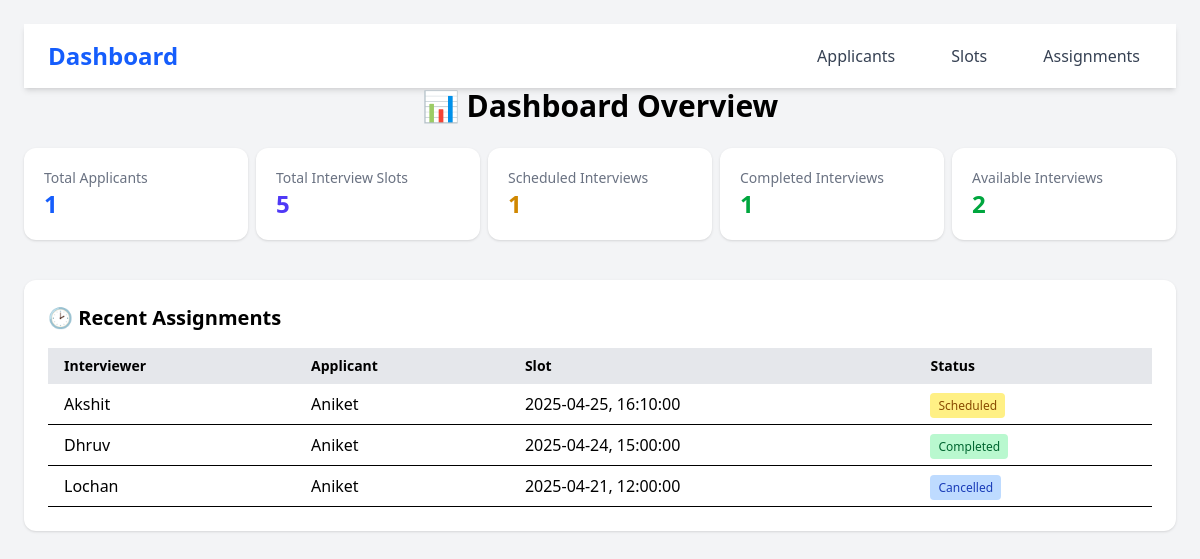
The page / on the database its author committed.
### Interview_Scheduler_app/models.py (models this page shows)
class InterviewSlot(models.Model):
    status_choices = [
        ("available","Available"),
        ("scheduled","Scheduled"),
        ("completed","Completed"),
        ("cancelled","Cancelled")
    ]
    date=models.DateField()
    time=models.TimeField()
    interviewer_name=models.CharField(max_length=100)
    job_role=models.CharField(max_length=100)
    status=models.CharField(max_length=20,choices=status_choices,default="available")

class Applicant(models.Model):
    name=models.CharField(max_length=100)
    email=models.EmailField()
    job_applied_for=models.CharField(max_length=100)

### Interview_Scheduler_app/views.py (the view)
# urls.py: path('',views.dashboard,name='dashboard'),
def dashboard(request):
    total_applicants = Applicant.objects.count()
    total_slots = InterviewSlot.objects.count()
    scheduled_interviews = InterviewSlot.objects.filter(status='scheduled').count()
    completed_interviews = InterviewSlot.objects.filter(status='completed').count()
    available_interviews = InterviewSlot.objects.filter(status='available').count()
    recent_assignments = Assignment.objects.select_related('applicant', 'interview_slot').order_by('-id')[:5]
    assignment_data = []
    for assignment in recent_assignments:
        slot = assignment.interview_slot
        if slot.status == 'completed':
            status_class = 'bg-green-200 text-green-800'
        elif slot.status == 'scheduled':
            status_class = 'bg-yellow-200 text-yellow-800'
        else:
            status_class = 'bg-blue-200 text-blue-800'
        assignment_data.append({
            'applicant_name': assignment.applicant.name,
            'interviewer_name': assignment.interview_slot.interviewer_name,
            'slot': f"{slot.date}, {slot.time}",
            'status': slot.status.capitalize(),
            'status_class': status_class,
        })
    context = {
        'total_applicants': total_applicants,
        'total_slots': total_slots,
        'scheduled_interviews': scheduled_interviews,
        'completed_interviews': completed_interviews,
        'recent_assignments': assignment_data,
        'available_interviews':available_interviews
    }
    print(context)
    return render(request, 'dashboard.html', context)

### templates/dashboard.html (shortened to what this page needs)
{% load static tailwind_tags %}
<!DOCTYPE html>
<html lang="en">
<head>
    {% tailwind_css %}
</head>
<body class="bg-gray-100 p-6 font-sans">
    {% include 'templates/navbar.html' %}
    <div class="max-w-7xl mx-auto">
        <h1 class="text-3xl font-bold mb-6 text-center">📊 Dashboard Overview</h1>
        <div class="grid grid-cols-1 md:grid-cols-1 lg:grid-cols-5 gap-2 mb-10">
            <div class="bg-white shadow rounded-xl p-5">
                <h2 class="text-sm text-gray-500">Total Applicants</h2>
                <p class="text-2xl font-semibold text-blue-600">{{ total_applicants }}</p>
            </div>
            <div class="bg-white shadow rounded-xl p-5">
                <h2 class="text-sm text-gray-500">Total Interview Slots</h2>
                <p class="text-2xl font-semibold text-indigo-600">{{ total_slots }}</p>
            </div>
            <div class="bg-white shadow rounded-xl p-5">
                <h2 class="text-sm text-gray-500">Scheduled Interviews</h2>
                <p class="text-2xl font-semibold text-yellow-600">{{ scheduled_interviews }}</p>
            </div>
            <div class="bg-white shadow rounded-xl p-5">
                <h2 class="text-sm text-gray-500">Completed Interviews</h2>
                <p class="text-2xl font-semibold text-green-600">{{ completed_interviews }}</p>
            </div>
            <div class="bg-white shadow rounded-xl p-5">
                <h2 class="text-sm text-gray-500">Available Interviews</h2>
                <p class="text-2xl font-semibold text-green-600">{{ available_interviews }}</p>
            </div>
        </div>
        <div class="bg-white shadow rounded-xl p-6">
            <h2 class="text-xl font-semibold mb-4">🕑 Recent Assignments</h2>
            {% if recent_assignments %}
                <div class="overflow-x-auto">
                    <table class="w-full table-auto">
                        <thead>
                            <tr class="bg-gray-200 text-left text-sm">
                                <th class="px-4 py-2">Interviewer</th>
                                <th class="px-4 py-2">Applicant</th>
                                <th class="px-4 py-2">Slot</th>
                                <th class="px-4 py-2">Status</th>
                            </tr>
                        </thead>
                        <tbody>
                            {% for item in recent_assignments %}
                            <tr class="border-b">
                                <td class="px-4 py-2">{{ item.interviewer_name }}</td>
                                <td class="px-4 py-2">{{ item.applicant_name }}</td>
                                <td class="px-4 py-2">{{ item.slot }}</td>
                                <td class="px-4 py-2">
                                    <span class="px-2 py-1 rounded text-xs font-medium {{ item.status_class }}">
                                        {{ item.status }}
                                    </span>
                                </td>
                            </tr>
                            {% endfor %}
                        </tbody>
                    </table>
                </div>
            {% else %}
                <p class="text-gray-500">No recent assignments available.</p>
            {% endif %}
        </div>
    </div>
</body>
</html>

### rows shown on the page
InterviewSlot: interviewer_name "Akshit", applicant_name "Aniket", slot "2025-04-25, 16:10:00", status "Scheduled"
InterviewSlot: interviewer_name "Dhruv", applicant_name "Aniket", slot "2025-04-24, 15:00:00", status "Completed"
InterviewSlot: interviewer_name "Lochan", applicant_name "Aniket", slot "2025-04-21, 12:00:00", status "Cancelled"

### other values the page prints
{{ total_applicants }} "1"
{{ total_slots }} "5"
{{ scheduled_interviews }} "1"
{{ completed_interviews }} "1"
{{ available_interviews }} "2"
